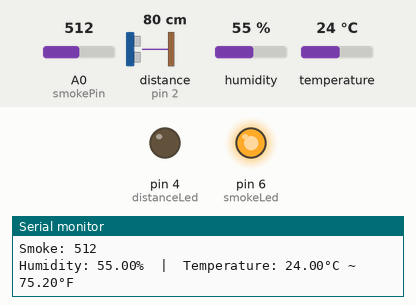
Bench run of a sketch on a simulated Arduino Uno, built with avr-gcc and run on an emulated ATmega328P. On the bench: output pins drawn as LEDs (lit = HIGH), the last lines printed to the serial monitor. Wiring (inferred from the names in the program): ultrasonic range finder: trigger pin 3; echo pin 2. The test bench sets the inputs (shaded band); at power-on: distance to the obstacle (sensor on pin 2) 80 cm, A0 (smokePin) = 512, humidity 55 %, temperature 24 °C. The echo pulse lasts 58.3 µs per cm; pins used as bus, display or sensor lines are not drawn.

Above: at 2.8 s.
2.9 s: distance to the obstacle (sensor on pin 2) set to 7 cm
5.6 s: distance to the obstacle (sensor on pin 2) set to 4 cm
At 6.5 s:
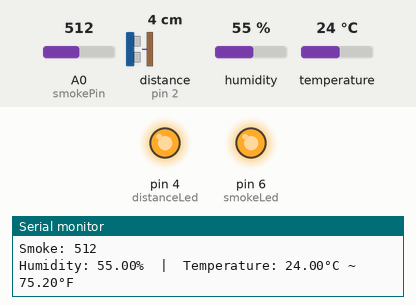
11.6 s: A0 (smokePin) set to 17
15.1 s: A0 (smokePin) set to 14
At 17.7 s:
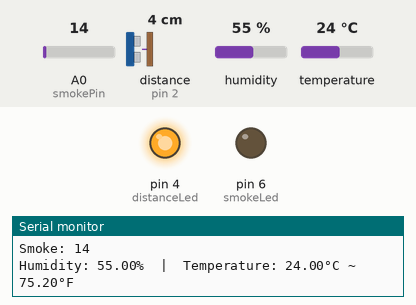
21.1 s: A0 (smokePin) set to 30
At 22.7 s:
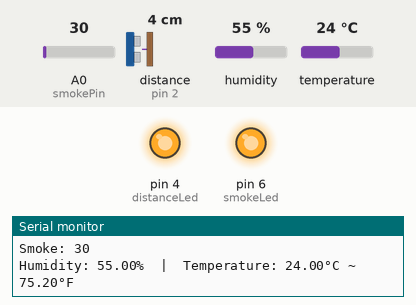
27.1 s: A0 (smokePin) set to 5
At 29.0 s:
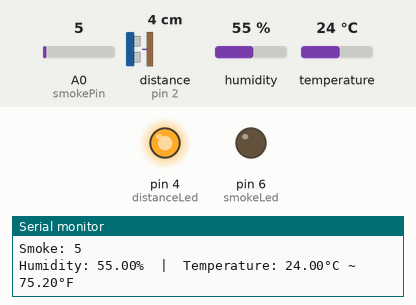
Timing chart, 0 to 30.5 s (numbered marks = the images above; inputs shaded):
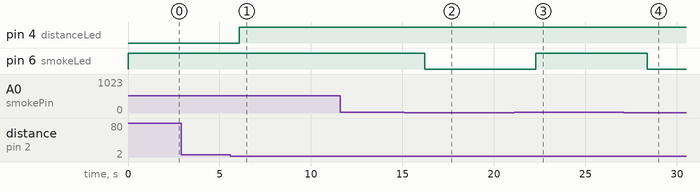

Measured:
- the behaviour switches between 6 and 5 cm on distance to the obstacle (sensor on pin 2) (found by bisection; images 0 and 1)
- the behaviour switches between 16 and 15 on A0 (smokePin) (found by bisection; images 1 and 2)
- after the input at 5.6 s, pin 4 (distanceLed): LOW → HIGH after 0.49 s
- after the input at 15.1 s, pin 6 (smokeLed): HIGH → LOW after 1.1 s
- after the input at 21.1 s, pin 6 (smokeLed): LOW → HIGH after 1.2 s
- after the input at 27.1 s, pin 6 (smokeLed): HIGH → LOW after 1.3 s

The sketch:

OLD-home-automation.ino
```cpp
#include <DHT.h>
#include <DHT_U.h>

#define echoPin 2 // attach pin D2 Arduino to pin Echo of HC-SR04
#define trigPin 3 //attach pin D3 Arduino to pin Trig of HC-SR04
#define distanceLed 4

#define smokePin A0
#define smokeLed 6
#define smokeThreshold 15

#define DHTType DHT11
#define tempHumidityPin 5
DHT dht(tempHumidityPin, DHTType);

// defines variables
long duration; // variable for the duration of sound wave travel
int distance; // variable for the distance measurement

void setup() {
  pinMode(trigPin, OUTPUT); // Sets the trigPin as an OUTPUT
  pinMode(echoPin, INPUT); // Sets the echoPin as an INPUT
  pinMode(distanceLed, OUTPUT);

  pinMode(smokePin, INPUT);
  pinMode(smokeLed, OUTPUT);

  dht.begin(); // initialize the sensor

  Serial.begin(9600); // Serial Communication is starting with 9600 of baudrate speed
}

void loop() {
  digitalWrite(distanceLed, LOW);
  measureDistance();

  digitalWrite(smokeLed, LOW);
  measureSmoke();

  measureTempHumidity();

  Serial.println();
  delay(2000);
}

void measureDistance() {
  // Clears the trigPin condition
  digitalWrite(trigPin, LOW);
  delayMicroseconds(2);
  // Sets the trigPin HIGH (ACTIVE) for 10 microseconds
  digitalWrite(trigPin, HIGH);
  delayMicroseconds(10);
  digitalWrite(trigPin, LOW);
  // Reads the echoPin, returns the sound wave travel time in microseconds
  duration = pulseIn(echoPin, HIGH);
  // Calculating the distance
  distance = duration * 0.034 / 2; // Speed of sound wave divided by 2 (go and back)
  // Displays the distance on the Serial Monitor
  Serial.print("Distance: ");
  Serial.print(distance);
  Serial.println(" cm");

  if(distance < 5) {
    digitalWrite(distanceLed, HIGH);
  }
}

void measureTempHumidity() {
  // read humidity
  float humi  = dht.readHumidity();
  // read temperature as Celsius
  float tempC = dht.readTemperature();
  // read temperature as Fahrenheit
  float tempF = dht.readTemperature(true);

  // check if any reads failed
  if (isnan(humi) || isnan(tempC) || isnan(tempF)) {
    Serial.println("Failed to read from DHT sensor!");
  } else {
    Serial.print("Humidity: ");
    Serial.print(humi);
    Serial.print("%");

    Serial.print("  |  ");

    Serial.print("Temperature: ");
    Serial.print(tempC);
    Serial.print("°C ~ ");
    Serial.print(tempF);
    Serial.println("°F");
  }
}

void measureSmoke() {
  int analogSensor = analogRead(smokePin);

  Serial.print("Smoke: ");
  Serial.println(analogSensor);
  // Checks if it has reached the threshold value
  if (analogSensor > smokeThreshold) {
    digitalWrite(smokeLed, HIGH);
  }
}

// Reference articles
// DHT11: https://arduinogetstarted.com/tutorials/arduino-temperature-humidity-sensor
// MQ-2: https://create.arduino.cc/projecthub/Aritro/smoke-detection-using-mq-2-gas-sensor-79c54a
// LED: https://create.arduino.cc/projecthub/rowan07/make-a-simple-led-circuit-ce8308
// HC-SR04: https://create.arduino.cc/projecthub/abdularbi17/ultrasonic-sensor-hc-sr04-with-arduino-tutorial-327ff6
```
